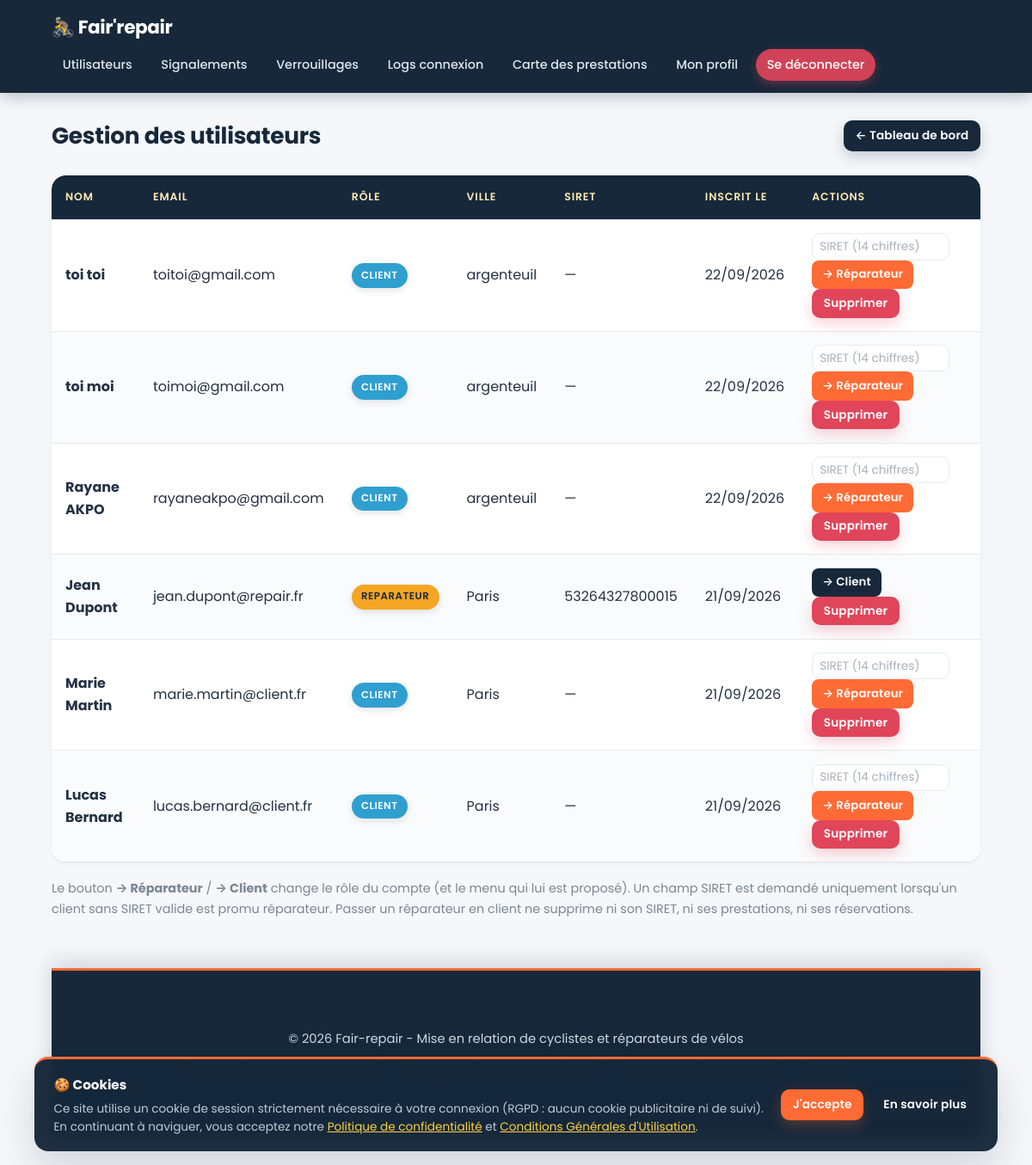
The page /admin_users.php (signed in) on the database its author committed.
### tables this page shows
CREATE TABLE `users` (
  `id` int unsigned NOT NULL AUTO_INCREMENT,
  `prenom` varchar(100) NOT NULL,
  `nom` varchar(100) NOT NULL,
  `adresse` varchar(255) NOT NULL,
  `code_postal` varchar(10) NOT NULL,
  `ville` varchar(100) NOT NULL,
  `email` varchar(190) NOT NULL,
  `telephone` varchar(20) NOT NULL,
  `mot_de_passe` varchar(255) NOT NULL,
  `reset_token` varchar(255) DEFAULT NULL,
  `reset_expires` datetime DEFAULT NULL,
  `role` enum('client','reparateur') NOT NULL DEFAULT 'client',
  `latitude` decimal(10,7) DEFAULT NULL,
  `longitude` decimal(10,7) DEFAULT NULL,
  `created_at` timestamp NULL DEFAULT CURRENT_TIMESTAMP,
  `updated_at` timestamp NULL DEFAULT CURRENT_TIMESTAMP ON UPDATE CURRENT_TIMESTAMP,
  PRIMARY KEY (`id`),
  UNIQUE KEY `email` (`email`),
  KEY `idx_role` (`role`),
  KEY `idx_ville` (`ville`)
);

CREATE TABLE `reparateurs` (
  `id_user` int unsigned NOT NULL,
  `siret` varchar(14) DEFAULT NULL,
  `specialite` varchar(100) DEFAULT NULL,
  PRIMARY KEY (`id_user`),
  CONSTRAINT `fk_reparateur_user` FOREIGN KEY (`id_user`) REFERENCES `users` (`id`) ON DELETE CASCADE
);

### admin_users.php (the view, shortened to what this page needs)
<?php
require_once 'db.php';
$stmt = $pdo->query("
    SELECT u.*, r.siret, r.specialite
    FROM users u
    LEFT JOIN reparateurs r ON r.id_user = u.id
    ORDER BY u.created_at DESC
");
$users = $stmt->fetchAll();
require_once 'header.php';
?>
<div class="top-bar">
    <h1>Gestion des utilisateurs</h1>
    <a href="dashboard.php" class="btn btn-secondary btn-sm">← Tableau de bord</a>
</div>
<?php if (empty($users)): ?>
    <div class="empty-message">Aucun utilisateur inscrit.</div>
<?php else: ?>
    <div class="table-wrap">
        <table>
            <thead>
                <tr>
                    <th>Nom</th>
                    <th>Email</th>
                    <th>Rôle</th>
                    <th>Ville</th>
                    <th>SIRET</th>
                    <th>Inscrit le</th>
                    <th>Actions</th>
                </tr>
            </thead>
            <tbody>
                <?php foreach ($users as $u): ?>
                    <?php
                    $sDejaValide = (bool)preg_match('/^\d{14}$/', trim((string)($u['siret'] ?? '')));
                    $besoinSiret = ($u['role'] === 'client' && !$sDejaValide);
                    $estReparateur = ($u['role'] === 'reparateur');
                    ?>
                    <tr>
                        <td><strong><?= htmlspecialchars($u['prenom'] . ' ' . $u['nom']) ?></strong></td>
                        <td><?= htmlspecialchars($u['email']) ?></td>
                        <td><span class="badge badge-<?= htmlspecialchars($u['role']) ?>"><?= htmlspecialchars($u['role']) ?></span></td>
                        <td><?= htmlspecialchars($u['ville']) ?></td>
                        <td><?= htmlspecialchars($u['siret'] ?? '—') ?></td>
                        <td><?= date('d/m/Y', strtotime($u['created_at'])) ?></td>
                        <td>
                            <form method="POST" class="form-inline"
                                  onsubmit="return confirm('Passer <?= $estReparateur ? 'en client' : 'en réparateur' ?> ?');">
                                <?php if ($besoinSiret): ?>
                                    <input type="text" name="siret" placeholder="SIRET (14 chiffres)" maxlength="14"
                                           pattern="\d{14}" inputmode="numeric" required
                                           style="width: 160px; display: inline-block; padding: 0.3rem 0.5rem; font-size: 0.85rem; margin-right: 0.3rem;">
                                <?php endif; ?>
                                <button type="submit" class="btn btn-action <?= $estReparateur ? 'btn-secondary' : 'btn-accept' ?>">
                                    <?= $estReparateur ? '→ Client' : '→ Réparateur' ?>
                                </button>
                            </form>
                            <form method="POST" class="form-inline" onsubmit="return confirm('Supprimer définitivement cet utilisateur et toutes ses données ?');">
                                <button type="submit" class="btn btn-danger btn-sm">Supprimer</button>
                            </form>
                        </td>
                    </tr>
                <?php endforeach; ?>
            </tbody>
        </table>
    </div>
    <p class="muted">
        Le bouton <strong>→ Réparateur</strong> / <strong>→ Client</strong> change le rôle du compte
        (et le menu qui lui est proposé). Un champ SIRET est demandé uniquement lorsqu'un client
        sans SIRET valide est promu réparateur. Passer un réparateur en client ne supprime ni son SIRET,
        ni ses prestations, ni ses réservations.
    </p>
<?php endif; ?>
<?php require_once 'footer.php'; ?>

### style.css (style rules this page uses)
:root { --primary: #ff6b35; --primary-hover: #e8571f; --primary-soft: rgba(255, 107, 53, 0.12); --secondary: #16283a; --secondary-hover: #0e1c2b; --accent: #ffd23f; --bg-color: #f5f7fa; --card-bg: #ffffff; --text-color: #243244; --text-muted: #7b8794; --border-color: #e6eaef; --danger: #e0455a; --warning: #f5a524; --info: #2f9fd0; --success: #1f9d63; --gray: #8a94a0; --radius: 16px; --radius-sm: 10px; --shadow-sm: 0 1px 2px rgba(22, 40, 58, .05), 0 2px 6px rgba(22, 40, 58, .05); --shadow-md: 0 8px 22px rgba(22, 40, 58, .09); --shadow-lg: 0 20px 45px rgba(22, 40, 58, .16); --transition: .2s cubic-bezier(.4, 0, .2, 1); }
* { box-sizing: border-box; margin: 0; padding: 0; font-family: 'Poppins', 'Segoe UI', system-ui, -apple-system, sans-serif; }
html { scroll-behavior: smooth; }
body { background-color: var(--bg-color); color: var(--text-color); line-height: 1.65; -webkit-font-smoothing: antialiased; text-rendering: optimizeLegibility; }
h1, h2, h3, h4 { color: var(--secondary); font-weight: 600; line-height: 1.25; letter-spacing: -.01em; }
a { color: var(--info); text-decoration: none; transition: color var(--transition); }
.top-bar { display: flex; justify-content: space-between; align-items: center; gap: 1rem; flex-wrap: wrap; margin-bottom: 1.75rem; }
.top-bar h1 { font-size: 1.65rem; font-weight: 700; }
.btn { display: inline-block; padding: .72rem 1.35rem; background-color: var(--primary); color: #fff; border: none; border-radius: var(--radius-sm); font-weight: 600; font-size: .95rem; letter-spacing: .01em; cursor: pointer; text-align: center; text-decoration: none; box-shadow: 0 6px 16px rgba(255, 107, 53, .28); transition: background var(--transition), transform var(--transition), box-shadow var(--transition); }
.btn-sm { padding: .42rem .85rem; font-size: .85rem; }
.btn-secondary { background-color: var(--secondary); box-shadow: 0 6px 16px rgba(22, 40, 58, .22); }
.btn-danger, .btn-reject, .btn-cancel { background-color: var(--danger); box-shadow: 0 6px 16px rgba(224, 69, 90, .26); }
.btn-accept { background-color: var(--primary); }
.btn-action { border: none; padding: .42rem .75rem; border-radius: 8px; color: #fff; cursor: pointer; font-size: .83rem; font-weight: 600; margin-right: .3rem; box-shadow: none; transition: filter var(--transition), transform var(--transition); }
input[type="text"], input[type="email"], input[type="password"], input[type="number"], input[type="date"], input[type="time"], select, textarea { width: 100%; padding: .7rem .9rem; border: 1.5px solid var(--border-color); border-radius: var(--radius-sm); font-size: .95rem; background-color: #fff; color: var(--text-color); transition: border-color var(--transition), box-shadow var(--transition); }
input::placeholder, textarea::placeholder { color: #a7b0ba; }
.form-inline { display: inline-block; }
.table-wrap { overflow-x: auto; border-radius: var(--radius); box-shadow: var(--shadow-sm); background: var(--card-bg); margin-bottom: 1.25rem; -webkit-overflow-scrolling: touch; }
table { width: 100%; border-collapse: collapse; background: var(--card-bg); border-radius: var(--radius); overflow: hidden; }
th, td { padding: .95rem 1rem; text-align: left; border-bottom: 1px solid var(--border-color); vertical-align: middle; }
th { background-color: var(--secondary); color: #ffe9b3; font-weight: 600; font-size: .78rem; text-transform: uppercase; letter-spacing: .07em; white-space: nowrap; }
tbody tr:nth-child(even) td { background-color: #fafbfc; }
tr:last-child td { border-bottom: none; }
.badge, .role-badge { display: inline-block; padding: .3rem .7rem; border-radius: 999px; font-size: .73rem; font-weight: 600; letter-spacing: .05em; text-transform: uppercase; color: #fff; white-space: nowrap; box-shadow: 0 3px 8px rgba(22, 40, 58, .12); }
.badge-reparateur { background-color: var(--warning); color: var(--secondary); }
.badge-client { background-color: var(--info); }
.muted { color: var(--text-muted); font-size: .9rem; }

### rows shown on the page
users: prenom+nom "toi toi", email "toitoi@gmail.com", role "CLIENT", ville "argenteuil", siret "—", created_at "22/09/2026", shows "→ Réparateur"
users: prenom+nom "toi moi", email "toimoi@gmail.com", role "CLIENT", ville "argenteuil", siret "—", created_at "22/09/2026", shows "→ Réparateur"
users: prenom+nom "Rayane AKPO", email "rayaneakpo@gmail.com", role "CLIENT", ville "argenteuil", siret "—", created_at "22/09/2026", shows "→ Réparateur"
reparateurs: id_user.nom "Jean Dupont", id_user.email "jean.dupont@repair.fr", id_user.role "REPARATEUR", id_user.ville "Paris", siret "53264327800015", id_user.created_at "21/09/2026", shows "→ Client"
users: prenom+nom "Marie Martin", email "marie.martin@client.fr", role "CLIENT", ville "Paris", siret "—", created_at "21/09/2026", shows "→ Réparateur"
users: prenom+nom "Lucas Bernard", email "lucas.bernard@client.fr", role "CLIENT", ville "Paris", siret "—", created_at "21/09/2026", shows "→ Réparateur"
